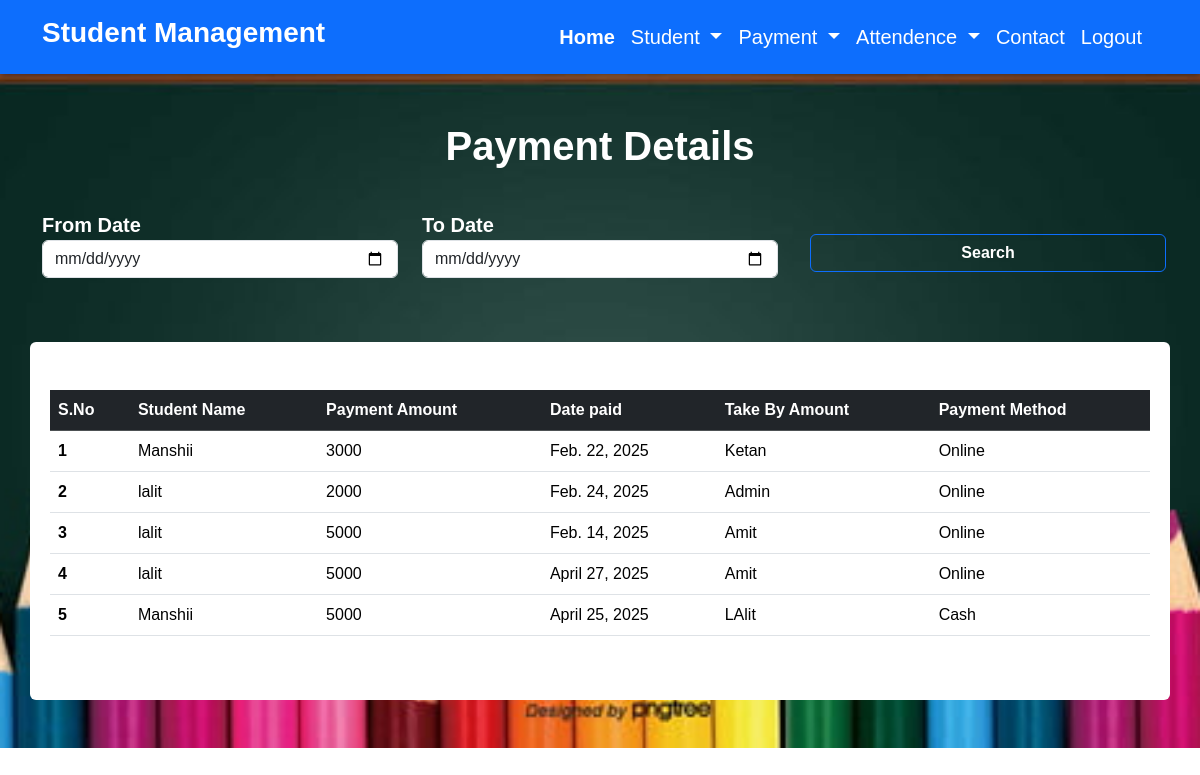
The page /payment-show-list on the database its author committed.
### student_app/models.py (models this page shows, shortened)
class Fees(models.Model):
    pay_method = (
        ('Cash', 'Cash'),
        ('Online', 'Online')
    )
    student = models.ForeignKey(Student, on_delete=models.CASCADE)
    fees = models.IntegerField()
    date = models.DateField()
    take_by = models.CharField(max_length=30, default='Admin')
    payment_method = models.CharField(max_length=10, choices=pay_method, default='Cash')

class Student(models.Model):
    gender = (
        ('Male', 'Male'),
        ('Female', 'Female')
    )
    fname = models.CharField(max_length=100)
    mname = models.CharField(max_length=100)
    lname = models.CharField(max_length=100)
    gender = models.CharField(max_length=10, choices=gender, default='Male')
    email = models.EmailField(unique=True)
    phone = models.CharField(max_length=12)
    address = models.CharField(max_length=100)
    city = models.CharField(max_length=100)
    courses = models.CharField(max_length=100)
    amount = models.DecimalField(max_digits=10, decimal_places=2, default='0')
    date = models.DateField()
    img = models.ImageField(upload_to='images/')
    def __str__(self):
        return self.fname

### student_app/views.py (the view)
# urls.py: path('payment-show-list', views.payment_show_list, name='payment-show-list'),
def payment_show_list(request):
    fees = Fees.objects.all()
    return render(request, 'payment-show-list.html', {'fees': fees})

### templates/payment-show-list.html
{% extends "layout.html" %}
{% block content %}
    <div class="payment-show">
        <div class="title pt-5 mb-0 pb-2">
            <h4 class="fw-bold text-center text-white fs-1">Payment Details</h4>
        </div>
        <div class="payment-form-show mt-3 pb-3">
            <div class="container">
                <form action="/" method="post">
                    <div class="row pt-2">
                        <div class="col-md-4">
                            <label for="from" class="fw-bold text-white fs-5  mb-0">From Date</label>
                            <input type="date" class="form-control" id="from" required>
                        </div>
                        <div class="col-md-4">
                            <label for="to" class="fw-bold text-white fs-5  mb-0">To Date</label>
                            <input type="date" class="form-control" id="to" required>
                        </div>
                        <div class="col-md-4">
                            <button class="btn btn-outline-primary mt-4 w-100 ms-2 text-white fw-bold">Search</button>
                        </div>
                    </div>
                </form>
            </div>
        </div>
        <div class="container pb-5">
            <div class="row dropdown mt-5 bg-white rounded">
                <div class="col-md-12">
                    <div class="title">
                        <div class="table-responsive px-2 py-5">
                            <table class="table">
                                <thead class="table-dark text-white">
                                    <tr>
                                        <th scope="col">S.No</th>
                                        <th scope="col">Student Name</th>
                                        <th scope="col">Payment Amount</th>
                                        <th scope="col">Date paid</th>
                                        <th scope="col">Take By Amount</th>
                                        <th scope="col">Payment Method</th>
                                    </tr>
                                </thead>
                                <tbody>
                                    {% for fee in fees %}
                                        <tr>
                                            <th scope="row">{{forloop.counter}}</th>
                                            <td>{{ fee.student }}</td>
                                            <td>{{ fee.fees }}</td>
                                            <td>{{ fee.date }}</td>
                                            <td>{{ fee.take_by }}</td>
                                            <td>{{ fee.payment_method }}</td>
                                        </tr>
                                    {% endfor %}
                                </tbody>
                            </table>
                        </div>
                    </div>
                </div>
            </div>
        </div>
    </div>
{% endblock %}

### static/css/style.css (style rules this page uses)
* { padding: 0; margin: 0; box-sizing: border-box; font-family: sans-serif; }
.payment-show { background-image: url(images/pngtree-back-to-school-blackboard-color-pencil-school-supplies-image_321416.jpg); background-size: cover; background-position: center; }

### rows shown on the page
Fees: student "Manshii", fees "3000", date "Feb. 22, 2025", take_by "Ketan", payment_method "Online"
Fees: student "lalit", fees "2000", date "Feb. 24, 2025", take_by "Admin", payment_method "Online"
Fees: student "lalit", fees "5000", date "Feb. 14, 2025", take_by "Amit", payment_method "Online"
Fees: student "lalit", fees "5000", date "April 27, 2025", take_by "Amit", payment_method "Online"
Fees: student "Manshii", fees "5000", date "April 25, 2025", take_by "LAlit", payment_method "Cash"
